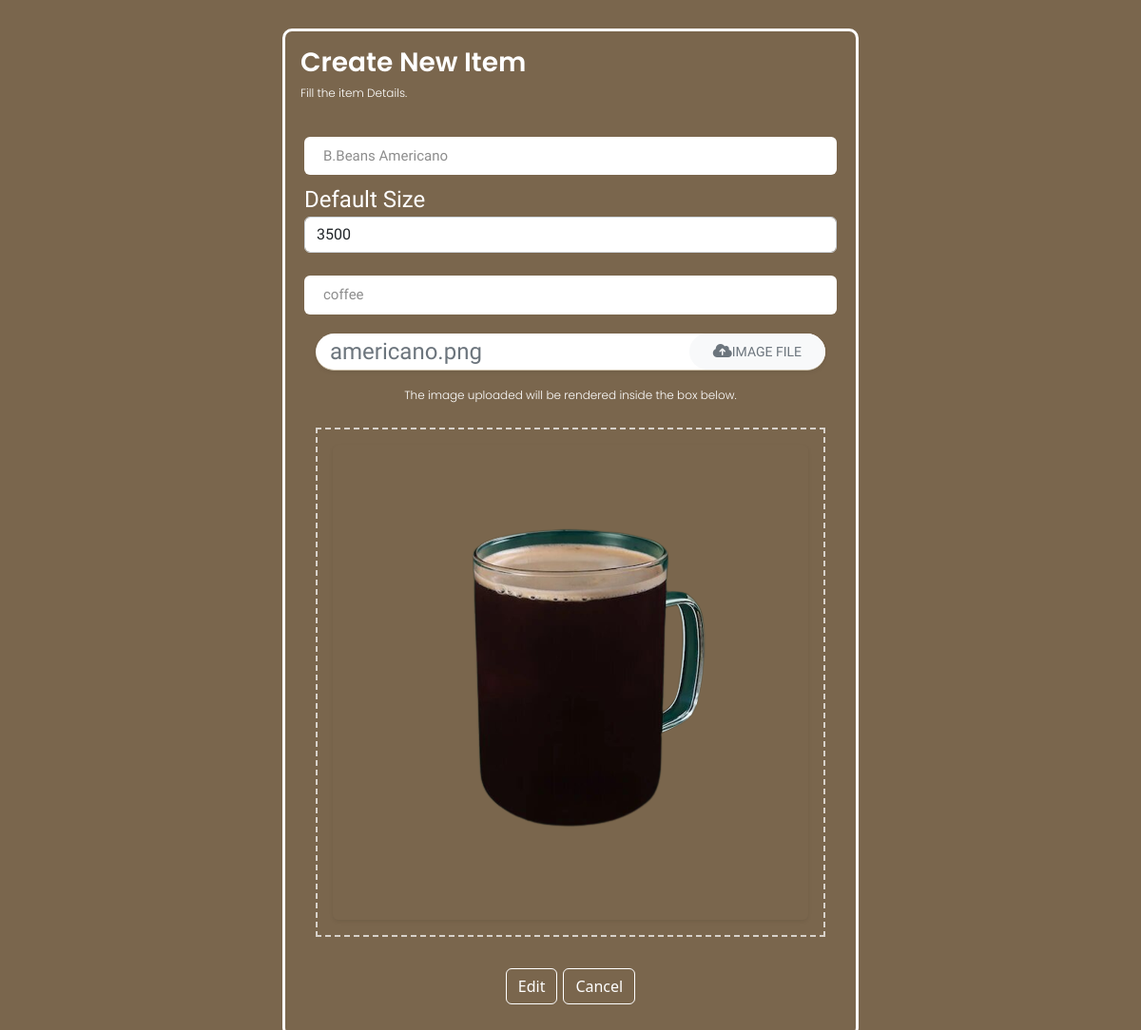
The app's page /product_detail.php?ItemID=1 (signed in) with its own data.
### tables this page shows
CREATE TABLE `items` (
  `ItemID` int(11) NOT NULL,
  `Item_Name` varchar(200) NOT NULL,
  `Price_Default` int(11) NOT NULL,
  `Item_Image` varchar(500) NOT NULL,
  `Category_Name` varchar(200) NOT NULL
);

### product_detail.php (the view, shortened to what this page needs)
<?php
    include ('includes/config.php');
?>
<!DOCTYPE html>
<html lang="en">
<head>
    <?php include ('includes/style.php') ?>
</head>
<body id="prBody">
        <div class="form-body">
            <div class="form-holder">
                <div class="form-content">
                    <div class="form-items p-3">
                        <h3>Create New Item</h3>
                        <p>Fill the item Details.</p>
                        <form class=" "  enctype="multipart/form-data">
                            <?php
                                $id = $_GET['ItemID'];
                                $query = "SELECT * FROM items WHERE ItemID='$id'";
                                $do = mysqli_query($conn,$query);
                                $row = mysqli_fetch_assoc($do);
                            ?>
                            <div class="col-md-12 p-1">
                               <input class="form-control" type="text"  value="<?php echo $row['Item_Name'];  ?>" readonly >
                            </div>
                            <div class="col-md-12 p-1 ">
                                <label for="">Default Size</label>
                                <input class="form-control" type="number"  value="<?php echo $row['Price_Default']; ?>" readonly>
                            </div>
                            <div class="col-md-12 p-1">
                                <input type="text" class="form-control" value="<?php echo $row['Category_Name']; ?>" readonly>
                            </div>
                            <div class="col-lg-12 p-3">
                                <div class="input-group mb-3 rounded-pill bg-white shadow-sm">
                                    <label id="upload-label" for="upload" class="font-weight-light text-muted"> <?php echo $row['Item_Image']; ?></label>
                                    <div class="input-group-append">
                                        <label for="upload" class="btn btn-light m-0 rounded-pill px-4"> <i class="fa fa-cloud-upload mr-2 text-muted"></i><small class="text-uppercase font-weight-bold text-muted">Image file</small></label>
                                    </div>
                                </div>
                                <p class="font-italic text-white text-center">The image uploaded will be rendered inside the box below.</p>
                                <div class="image-area mt-4">
                                    <img id="imageResult" src="assets/images/<?php echo $row['Item_Image'];?>" alt="" class="img-fluid rounded shadow-sm mx-auto d-block">
                                </div>
						    </div>
                            <div class="form-button mt-3 mb-3 text-center">
                                <input type="button" class="mybutton btn prCreate" onclick="showModal()" value="Edit" />
                                <a href="product_list.php" type="button" class="btn prCreate" >Cancel</a>
                            </div>
                        </form>
                    </div>
                </div>
            </div>
        </div>
</body>
</html>

### assets/css/style.css (style rules this page uses)
body { background-color: #7a664d; color: white; font-size: 24px; font-family: 'Edu TAS Beginner', cursive; box-sizing: border-box; }
a { text-decoration: none; }
.input-group { position: relative; margin-bottom: 33px; border-bottom: 1px solid #CBBFA7; }
.form-holder { display: flex; flex-direction: column; justify-content: center; align-items: center; text-align: center; }
.form-holder .form-content { position: relative; text-align: center; display: -webkit-box; display: -moz-box; display: -ms-flexbox; display: -webkit-flex; display: flex; -webkit-justify-content: center; justify-content: center; -webkit-align-items: center; align-items: center; padding-top: 30px; }
.form-content .form-items { border: 3px solid #fff; display: inline-block; -webkit-border-radius: 10px; -moz-border-radius: 10px; border-radius: 10px; text-align: left; -webkit-transition: all 0.4s ease; transition: all 0.4s ease; }
.form-content h3 { color: #fff; text-align: left; font-size: 28px; font-weight: 600; margin-bottom: 5px; font-family: 'Poppins', sans-serif; }
.form-content p { color: #fff; text-align: left; font-size: 12px; font-weight: 300; line-height: 20px; font-family: 'Poppins', sans-serif; }
.form-content input[type=text], .form-content input[type=password], .form-content input[type=email], .form-content select { width: 100%; padding: 9px 20px; text-align: left; border: 0; outline: 0; border-radius: 6px; background-color: #fff; font-size: 15px; font-weight: 300; color: #8D8D8D; -webkit-transition: all 0.3s ease; transition: all 0.3s ease; margin-top: 16px; }
#upload-label { position: absolute; top: 50%; left: 1rem; transform: translateY(-50%); }
.image-area { border: 2px dashed rgba(255, 255, 255, 0.7); padding: 1rem; position: relative; }
.image-area::before { content: 'Uploaded image result'; color: #fff; font-weight: bold; text-transform: uppercase; position: absolute; top: 50%; left: 50%; transform: translate(-50%, -50%); font-size: 0.8rem; z-index: 1; }
.image-area img { z-index: 2; position: relative; }
.prCreate { border: 1px solid white; color: white; font-family: 'Segoe UI', Tahoma, Geneva, Verdana, sans-serif; }

### records on screen
items: Item_Name "B.Beans Americano", Price_Default "3500", Category_Name "coffee", Item_Image "americano.png", Item_Image (picture)
